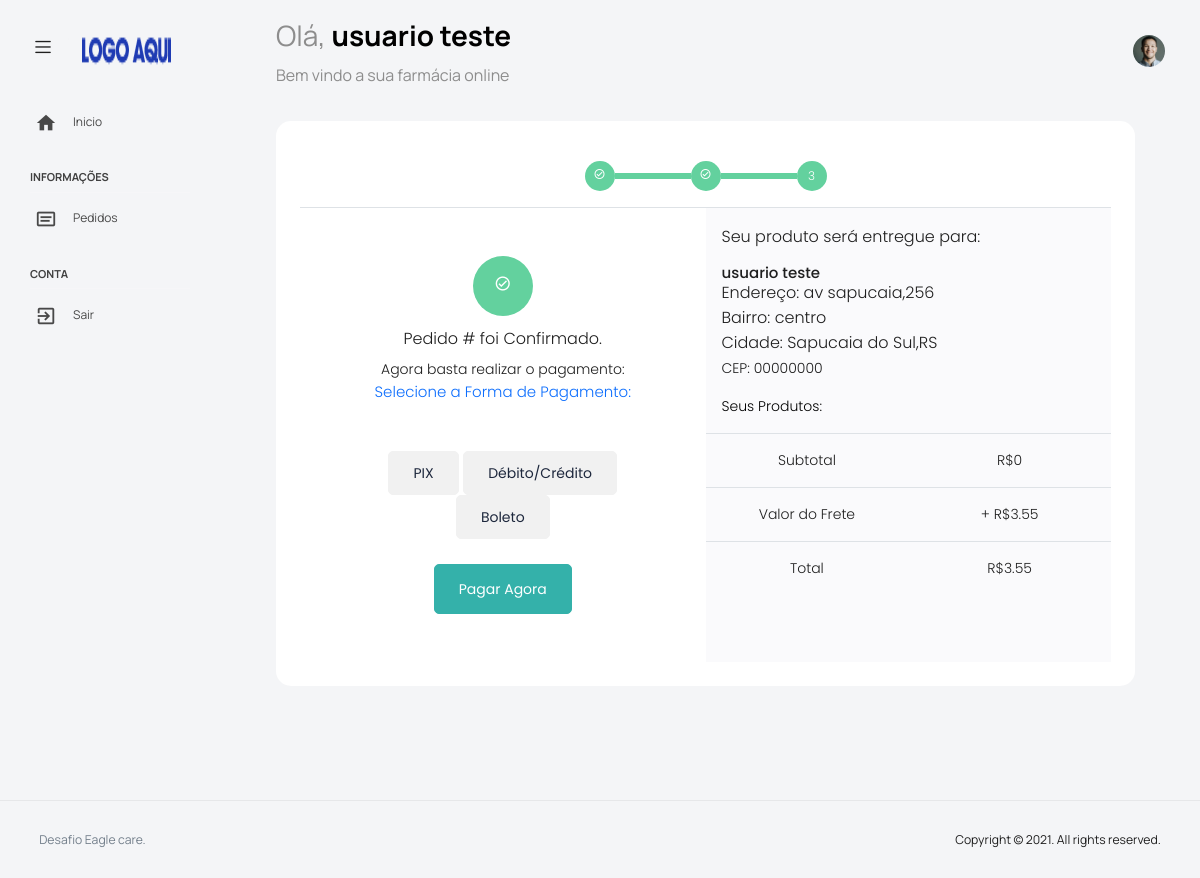
Screenshot of /pagamento.php (signed in) with the database file from the repository.
### tables this page shows
CREATE TABLE `painel_usuarios` (
  `id` int NOT NULL,
  `nome` text NOT NULL,
  `email` text NOT NULL,
  `senha` text NOT NULL,
  `logradouro` text NOT NULL,
  `cep` text NOT NULL,
  `bairro` text NOT NULL,
  `uf` text NOT NULL,
  `cidade` text NOT NULL
);

### painel.php (called while the page is built, shortened)
<?php
require_once("config.php");
function checar_sessao(){
return true;
}
$painel_usuario = $conexao->prepare('SELECT * FROM painel_usuarios WHERE email=:email ');
$painel_usuario->bindParam(':email', $_SESSION['email'], PDO::PARAM_STR);
$painel_usuario->execute();
$u = $painel_usuario->fetch(PDO::FETCH_ASSOC);
$cliente_nome = $u['nome'];
$cliente_logradouro = $u['logradouro'];
$cliente_cep = $u['cep'];
$cliente_uf = $u['uf'];
$cliente_bairro = $u['bairro'];
$cliente_cidade = $u['cidade'];
$frete = "3.55";
function conv_soma($valor){
    $soma_total = round($valor, 2);
    return $soma_total;
}
function pedido_subtotal($ordem){
GLOBAL $conexao;
$sql = "SELECT SUM(total) as soma FROM painel_pedidos WHERE ordem = :ordem";
$sql = $conexao->prepare($sql);
$sql->bindValue(':ordem',$ordem);
$sql->execute();
$row = $sql->fetch();
$soma = conv_soma($row['soma']);
return $soma;
}
function pedido_total($ordem){
GLOBAL $conexao, $frete;
$sql = "SELECT SUM(total) as soma FROM painel_pedidos WHERE ordem = :ordem";
$sql = $conexao->prepare($sql);
$sql->bindValue(':ordem',$ordem);
$sql->execute();
$row = $sql->fetch();
$soma = conv_soma($row['soma']);
return $soma + $frete;
}
function produto_status($id){
GLOBAL $conexao;
$remedio = $conexao->prepare('SELECT pago FROM painel_pedidos WHERE ordem = :id');
$remedio->bindParam(':id', $id, PDO::PARAM_STR);
$remedio->execute();
$resultado = $remedio->fetch(PDO::FETCH_ASSOC);
return $resultado['pago'];
}

### pagamento.php (the view, shortened to what this page needs)
<?php
require_once 'painel.php';
if(checar_sessao()){
 require 'head.php';
?>
      <div class="main-panel">
        <div class="content-wrapper">
          <div class="row">
            <div class="row flex-grow">
             <div class="col-12 grid-margin stretch-card">
               <div class="card card-rounded">
                  <div class="card-body">
                <div class="d-flex justify-content-center border-bottom">
                    <div class="p-3">
                        <div class="progresses">
                            <div class="steps"> <span><i class="mdi mdi-check-circle-outline"></i></span> </div> <span class="line"></span>
                            <div class="steps"> <span><i class="mdi mdi-check-circle-outline"></i></i></span> </div> <span class="line"></span>
                            <div class="steps"> <span class="font-weight-bold">3</span> </div>
                        </div>
                    </div>
                </div>
                <?php if (produto_status($ordem) == 0) { ?>
                <div class="row g-0">
                    <div class="col-md-6 border-right p-5">
                        <div class="text-center order-details">
                            <div class="d-flex justify-content-center mb-5 flex-column align-items-center"> <span class="check1"><i class="mdi mdi-check-circle-outline"></i></span> <span class="font-weight-bold">Pedido #<?=$ordem?> foi Confirmado.</span> <small class="mt-2">Agora basta realizar o pagamento:</small> <a class="text-decoration-none invoice-link">Selecione a Forma de Pagamento:</a></div>
                            <form action="pagar-agora.php" method="POST">
<label class="btn btn-secondary" for="option1">PIX</label>
<label class="btn btn-secondary" for="option2">Débito/Crédito</label>
<label class="btn btn-secondary" for="option3">Boleto</label>
<br>
<br>
 <button type="submit" class="btn btn-success btn-block order-button">Pagar Agora</button>
 </form>
                        </div>
                    </div>
                   <?php } ?>
                    <div class="col-md-6 background-muted">
                        <div class="p-3 border-bottom">
                            <div class="d-flex justify-content-between align-items-center"> <span>Seu produto será entregue para:</span></div>
                            <div class="mt-3">
                                <h6 class="mb-0"><?=$cliente_nome?></h6> <span class="d-block mb-0">Endereço: <?=$cliente_logradouro?> <br> Bairro: <?=$cliente_bairro?> <br> Cidade: <?=$cliente_cidade .','. $cliente_uf?></span> <small>CEP: <?=$cliente_cep?></small>
                                <div class="d-flex flex-column mt-3"> <small></div>
                                <div class="d-flex justify-content-between align-items-center"> <span style="color: black;">Seus Produtos:</span></div>
                            </div>
                        </div>
                        <div class="row g-0 border-bottom">
                            <div class="col-md-6">
                                <div class="p-3 d-flex justify-content-center align-items-center"> <span>Subtotal</span> </div>
                            </div>
                            <div class="col-md-6">
                                <div class="p-3 d-flex justify-content-center align-items-center"> <span>R$<?=pedido_subtotal($ordem)?></span> </div>
                            </div>
                        </div>
                        <div class="row g-0 border-bottom">
                            <div class="col-md-6">
                                <div class="p-3 d-flex justify-content-center align-items-center"> <span>Valor do Frete</span></div>
                            </div>
                            <div class="col-md-6">
                           <div class="p-3 d-flex justify-content-center align-items-center"> <span>+ R$<?=$frete?></span> </div>
                           </div>
                        </div>
                        <div class="row g-0">
                            <div class="col-md-6">
                                <div class="p-3 d-flex justify-content-center align-items-center"> <span class="font-weight-bold">Total</span> </div>
                            </div>
                            <div class="col-md-6">
                                <div class="p-3 d-flex justify-content-center align-items-center"> <span class="font-weight-bold">R$<?=pedido_total($ordem)?></span> </div>
                            </div>
                            </div>
                          </div>
                        </div>
                      </div>
                    </div>
                  </div>
                </div>
              </div>
            </div>
          </div>
        </div>
        <footer class="footer">
          <div class="d-sm-flex justify-content-center justify-content-sm-between">
            <span class="text-muted text-center text-sm-left d-block d-sm-inline-block">Desafio Eagle care.</span>
            <span class="float-none float-sm-right d-block mt-1 mt-sm-0 text-center">Copyright © 2021. All rights reserved.</span>
          </div>
        </footer>
      </div>
</body>
</html>
<?php }else{
$_SESSION['msg'] = '<div class="alert alert-warning" role="alert">
  Sua sessão expirou!
</div>';
echo '<script>window.location.replace("login.php")</script>';
}

### head.php (shortened to what this page needs)
<!DOCTYPE html>
<html lang="pt-br">
<head>
  <link rel="stylesheet" href="vendors/feather/feather.css">
  <link rel="stylesheet" href="vendors/mdi/css/materialdesignicons.min.css">
  <link rel="stylesheet" href="vendors/ti-icons/css/themify-icons.css">
  <link rel="stylesheet" href="vendors/typicons/typicons.css">
  <link rel="stylesheet" href="vendors/simple-line-icons/css/simple-line-icons.css">
  <link rel="stylesheet" href="vendors/css/vendor.bundle.base.css">
  <link rel="stylesheet" href="vendors/datatables.net-bs4/dataTables.bootstrap4.css">
  <link rel="stylesheet" href="js/select.dataTables.min.css">
  <link rel="stylesheet" href="css/vertical-layout-light/style.css">
</head>
<body>
  <div class="container-scroller">
    <nav class="navbar default-layout col-lg-12 col-12 p-0 fixed-top d-flex align-items-top flex-row">
      <div class="text-center navbar-brand-wrapper d-flex align-items-center justify-content-start">
        <div class="me-3">
          <button class="navbar-toggler navbar-toggler align-self-center" type="button" data-bs-toggle="minimize">
            <span class="icon-menu"></span>
          </button>
        </div>
        <div>
          <a class="navbar-brand brand-logo" href="dashboard.php">
            <img src="images/logo.png" alt="logo" />
          </a>
        </div>
      </div>
      <div class="navbar-menu-wrapper d-flex align-items-top">
        <ul class="navbar-nav">
          <li class="nav-item font-weight-semibold d-none d-lg-block ms-0">
            <h1 class="welcome-text">Olá, <span class="text-black fw-bold"> <?=$cliente_nome?></span></h1>
            <h3 class="welcome-sub-text">Bem vindo a sua farmácia online </h3>
          </li>
        </ul>
        <ul class="navbar-nav ms-auto">
          <li class="nav-item dropdown d-none d-lg-block user-dropdown">
            <a class="nav-link" id="UserDropdown" href="#" data-bs-toggle="dropdown" aria-expanded="false">
              <img class="img-xs rounded-circle" src="images/faces/face8.jpg" alt="Profile image"> </a>
          </li>
        </ul>
      </div>
    </nav>
    <div class="container-fluid page-body-wrapper">
      <nav class="sidebar sidebar-offcanvas" id="sidebar">
        <ul class="nav">
          <li class="nav-item">
            <a class="nav-link" href="dashboard.php">
              <i class="mdi mdi-home menu-icon"></i>
              <span class="menu-title">Inicio</span>
            </a>
          </li>
          <li class="nav-item nav-category">Informações</li>
          <li class="nav-item">
            <a class="nav-link" href="pedidos.php">
              <i class="menu-icon mdi mdi-card-text-outline"></i>
              <span class="menu-title">Pedidos</span>
            </a>
          </li>
          <li class="nav-item nav-category">Conta</li>
          <li class="nav-item">
            <a class="nav-link" href="sair.php">
              <i class="menu-icon mdi mdi-exit-to-app"></i>
              <span class="menu-title">Sair</span>
            </a>
          </li>
        </ul>
      </nav>

### pagamento.php (style rules this page uses)
body { background-color: #eee; font-family: "Poppins", sans-serif; font-weight: 300 }
.progresses { display: flex; align-items: center }
.line { width: 76px; height: 6px; background: #63d19e }
.steps { display: flex; background-color: #63d19e; color: #fff; font-size: 12px; width: 30px; height: 30px; align-items: center; justify-content: center; border-radius: 50% }
.check1 { display: flex; background-color: #63d19e; color: #fff; font-size: 17px; width: 60px; height: 60px; align-items: center; justify-content: center; border-radius: 50%; margin-bottom: 10px }
.invoice-link { font-size: 15px }
.order-button { height: 50px }
.background-muted { background-color: #fafafc }

### rows the page displays
painel_usuarios: nome "usuario teste", logradouro "av sapucaia,256", bairro "centro", cidade "Sapucaia do Sul", uf "RS", cep "00000000"

### other values shown
pedido_subtotal($ordem) "0"
$frete "3.55"
pedido_total($ordem) "3.55"
